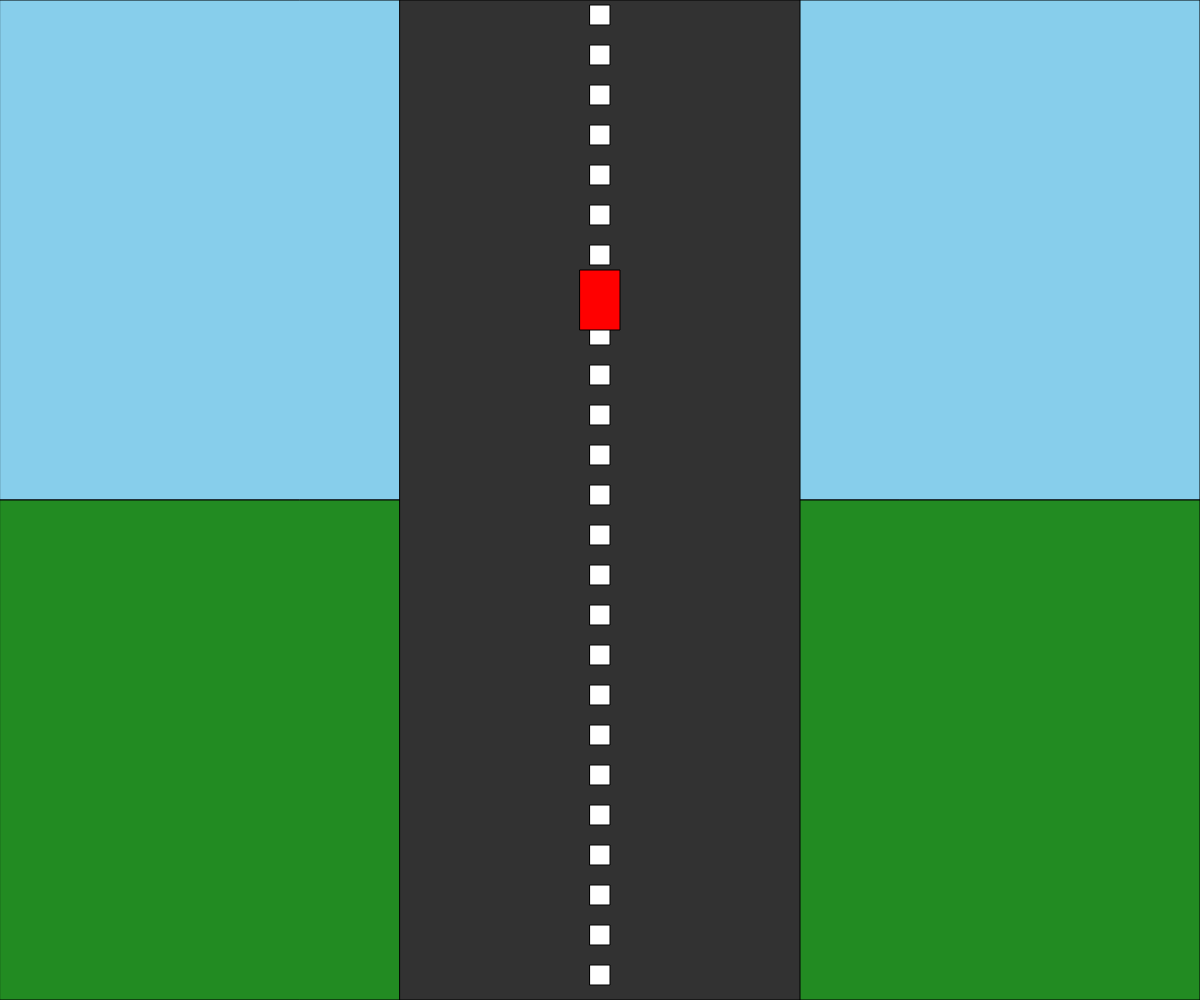
Frame 1 (no input)
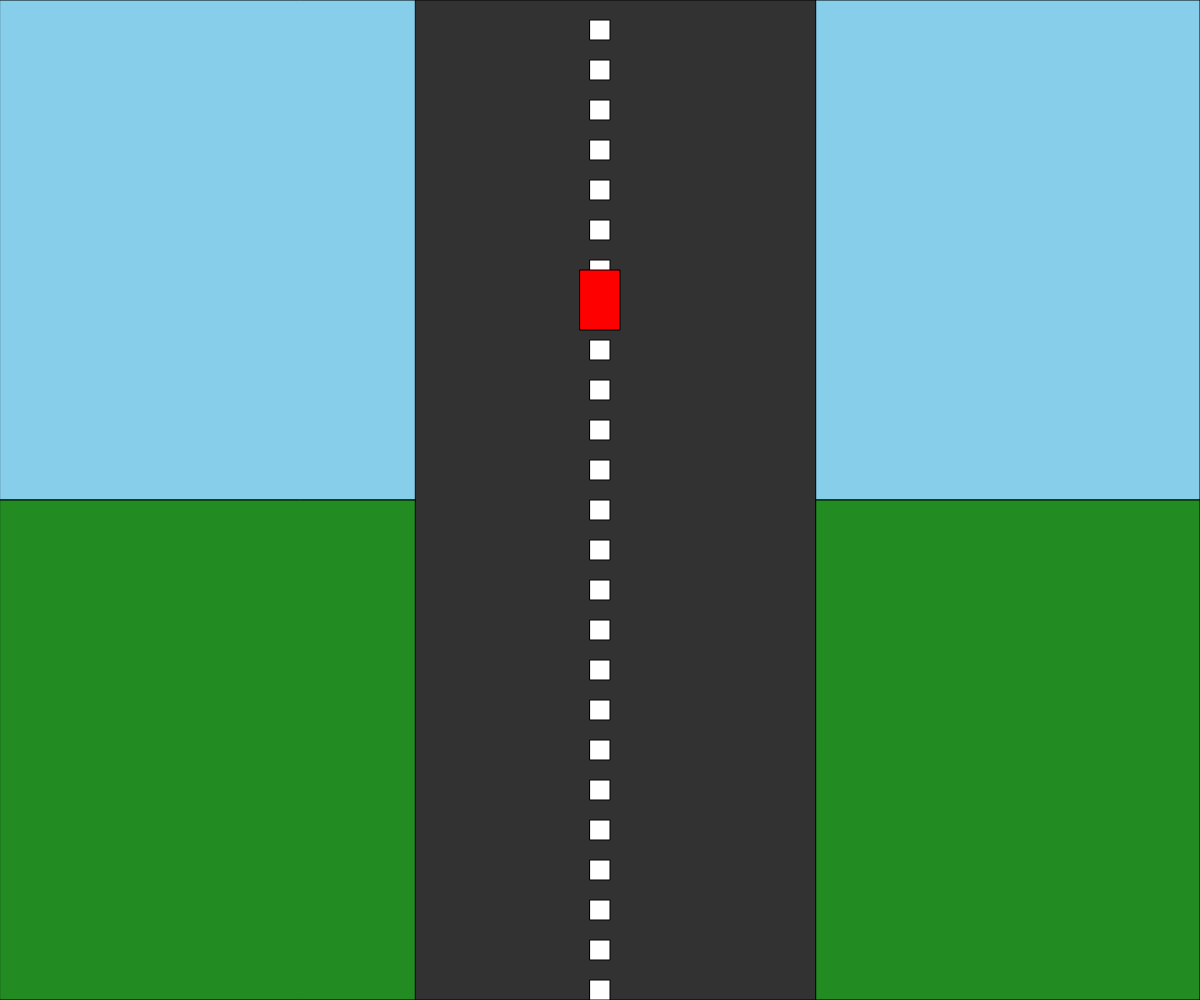
Frame 60 (no input)
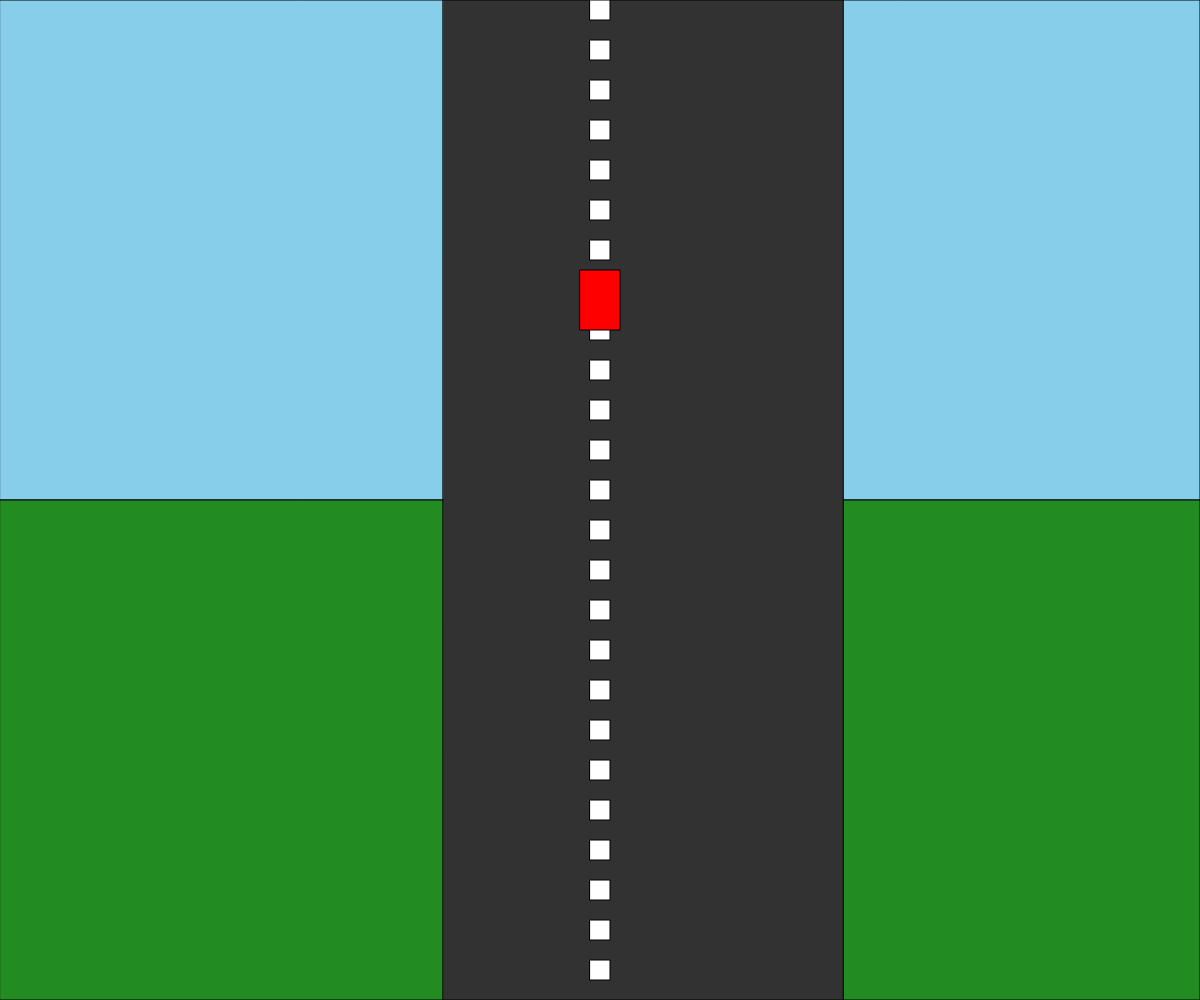
Frame 120 (the mouse pressed at the canvas centre since frame 60)

The p5.js sketch that drew these frames (run headless with seeded random() and noise() and a simulated clock; from frame 60 on, the mouse is pressed at the canvas centre):

// p5.js sketch
// ── sketch.js
let roadWidth = 400;
let roadX = 0;
let speed = 5;
let carX = 0;
let carY = 300;
let acceleration = 0;
let braking = false;

function setup() {
  createCanvas(windowWidth, windowHeight);
  roadX = width / 2 - roadWidth / 2;
}

function draw() {
  background(100);

  // Draw sky
  fill(135, 206, 235);
  rect(0, 0, width, height / 2);

  // Draw ground
  fill(34, 139, 34);
  rect(0, height / 2, width, height / 2);

  // Draw road
  fill(50);
  rect(roadX, 0, roadWidth, height);

  // Draw road lines
  fill(255);
  for (let i = 0; i < height; i += 40) {
    rect(width / 2 - 10, i + frameCount * speed % 40, 20, 20);
  }

  // Draw car
  fill(255, 0, 0);
  rect(width / 2 + carX - 20, carY - 30, 40, 60);

  // Update car position
  if (keyIsPressed) {
    if (keyCode === LEFT_ARROW) {
      carX -= 5;
    }
    if (keyCode === RIGHT_ARROW) {
      carX += 5;
    }
    if (keyCode === UP_ARROW) {
      acceleration = 0.2;
    } else if (keyCode === DOWN_ARROW) {
      acceleration = -0.2;
    }
  }

  // Apply braking
  if (braking) {
    acceleration -= 0.5;
  }

  speed += acceleration;
  if (speed < 0) speed = 0;
  if (speed > 10) speed = 10;

  // Reset acceleration
  acceleration = 0;

  // Reset braking after one frame
  braking = false;

  // Curve the road slightly
  roadX += sin(frameCount * 0.02) * 0.5;
}

function keyPressed() {
  if (key === ' ') {
    braking = true;
  }
}

function windowResized() {
  resizeCanvas(windowWidth, windowHeight);
  carY = height - 100;
}
